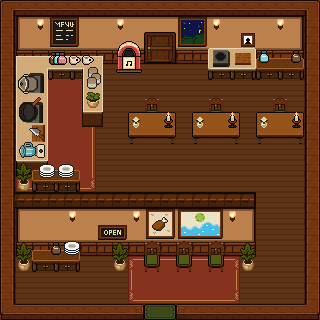

The image is a tile-based game level rendered from a .tmx file. Its description and source (layers, tilesets, objects; grid data summarised) follow:
An orthogonal 20x20 tile map with 16x16 px tiles, 9 tile layers (Tile, Carpet, Deco_under, Wall, ...), 2 tilesets and 40 objects (restaurant_out, backyard_in, restaurant_enterance_backyard, restaurant_enterance, restaurant_seat1, ...).

<map version="1.10" tiledversion="1.12.2" orientation="orthogonal" renderorder="right-down" width="20" height="20" tilewidth="16" tileheight="16" infinite="0" nextlayerid="22" nextobjectid="173">
 <tileset firstgid="1" source="UI_Component.tsx" />
 <tileset firstgid="257" source="restaurant.tsx" />
 <layer id="6" name="Tile" width="20" height="20" locked="1">
  <data>[400 cells, 400 non-empty, 1 distinct tile ids]</data>
 </layer>
 <layer id="7" name="Carpet" width="20" height="20" locked="1">
  <data>[400 cells, 63 non-empty, 11 distinct tile ids]</data>
 </layer>
 <layer id="16" name="Deco_under" width="20" height="20" locked="1">
  <data>[400 cells, 9 non-empty, 2 distinct tile ids]</data>
 </layer>
 <layer id="1" name="Wall" width="20" height="20" locked="1">
  <data>[400 cells, 188 non-empty, 21 distinct tile ids]</data>
 </layer>
 <layer id="5" name="Door" width="20" height="20" locked="1">
  <data>[400 cells, 0 non-empty, 0 distinct tile ids]</data>
 </layer>
 <layer id="3" name="FurnitureBehind" width="20" height="20" locked="1">
  <data>[400 cells, 42 non-empty, 36 distinct tile ids]</data>
 </layer>
 <layer id="2" name="Furniture" width="20" height="20" locked="1">
  <data>[400 cells, 51 non-empty, 30 distinct tile ids]</data>
 </layer>
 <layer id="4" name="Wall_deco" width="20" height="20" locked="1">
  <data>[400 cells, 25 non-empty, 25 distinct tile ids]</data>
 </layer>
 <layer id="10" name="Light" width="20" height="20" locked="1">
  <data>[400 cells, 10 non-empty, 2 distinct tile ids]</data>
 </layer>
 <objectgroup id="11" name="Warp" visible="0" locked="1">
  <object id="2" name="restaurant_out" x="144" y="304" width="32" height="16">
   <properties>
    <property name="target_map" value="Home" />
    <property name="target_spawn" value="restaurant_exit" />
   </properties>
  </object>
  <object id="147" name="backyard_in" x="144" y="64" width="32" height="16">
   <properties>
    <property name="target_map" value="Home" />
    <property name="target_spawn" value="backyard_enterance" />
   </properties>
  </object>
 </objectgroup>
 <objectgroup id="12" name="Spawn" visible="0" locked="1">
  <object id="3" name="restaurant_enterance_backyard" x="144" y="64" width="32" height="16" />
  <object id="4" name="restaurant_enterance" x="144" y="304" width="32" height="16" />
  <object id="5" name="restaurant_seat1" x="152" y="120" />
  <object id="6" name="restaurant_seat2" x="216" y="120" />
  <object id="7" name="restaurant_seat3" x="280" y="120" />
  <object id="126" name="restaurant_dish1" x="144" y="112" width="16" height="16" />
  <object id="127" name="restaurant_dish2" x="208" y="112" width="16" height="16" />
  <object id="128" name="restaurant_dish3" x="272" y="112" width="16" height="16" />
  <object id="166" name="restaurant_storage_box" x="192" y="64" width="16" height="16" />
  <object id="200" name="poli_tutorial_entrance" x="176" y="304" width="16" height="16" />
 </objectgroup>
 <objectgroup id="15" name="Interactable" visible="0" locked="1">
  <object id="125" name="restaurant_open" x="96.1364" y="256" width="16" height="16" />
  <object id="157" name="serving_area1" x="144" y="144" width="16" height="16" />
  <object id="158" name="serving_area2" x="208" y="144" width="16" height="16" />
  <object id="159" name="serving_area3" x="272" y="144" width="16" height="16" />
  <object id="160" name="cooking_area1" x="48" y="77" width="16" height="26" />
  <object id="161" name="cooking_area2" x="48" y="103" width="16" height="26" />
  <object id="162" name="cooking_area3" x="48" y="129" width="16" height="18" />
  <object id="163" name="cooking_area4" x="48" y="147" width="16" height="20" />
  <object id="164" name="jukebox" x="112" y="80" width="32" height="16" />
 </objectgroup>
 <objectgroup id="18" name="YSortAnchor" visible="0" locked="1">
  <object id="133" name="wall1" x="16" y="16" width="288" height="48" />
  <object id="134" name="wall2" x="16" y="208" width="240" height="48" />
  <object id="135" name="vase1" x="16" y="160" width="16" height="32" />
  <object id="136" name="vase2" x="240" y="240" width="16" height="32" />
  <object id="137" name="vase3" x="112" y="240" width="16" height="32" />
  <object id="138" name="vase4" x="16" y="240" width="16" height="32" />
  <object id="139" name="desk1" x="128" y="112" width="48" height="32" />
  <object id="140" name="desk2" x="192" y="112" width="48" height="32" />
  <object id="141" name="desk3" x="256" y="112" width="48" height="32" />
  <object id="145" name="desk4" x="256" y="48" width="48" height="32" />
  <object id="146" name="desk5" x="32" y="240" width="48" height="32" />
  <object id="148" name="desk6" x="32" y="160" width="48" height="32" />
 </objectgroup>
 <objectgroup id="21" name="EffectArea" visible="0" locked="1">
  <object id="165" name="restaurant_frame_blood" x="180" y="211" width="40" height="25" />
  <object id="167" name="cooking_area1_fire" x="16" y="64" width="32" height="32" />
  <object id="168" name="cooking_area2_fire" x="16" y="96" width="32" height="32" />
  <object id="169" name="cooking_area1_bar" x="48" y="83" />
  <object id="170" name="cooking_area2_bar" x="48" y="113" />
  <object id="171" name="cooking_area3_bar" x="48" y="133" />
  <object id="172" name="cooking_area4_bar" x="48" y="151" />
 </objectgroup>
</map>
